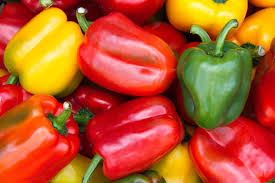
%> input picture basic-histogram/pepper2.jpg, 275 x 183 px
$ octave hist-grey.m   (GNU Octave 9; MATLAB toolbox functions it lacks are replaced by stand-ins)
%> lines starting %> are read from the running program, lines starting %| are printed output that depends on the picture; in (x1, y1, x2, y2) boxes, pixels count from 0 and x2, y2 are one past the last pixel; in counts of white or black regions, pixels touching at a corner belong together; the program's own positions count from 1
original = imread('pepper2.jpg');
%> original is the input picture: size 183x275x3 uint8; mean R, G, B 186.5, 87.8, 40.9
bw = im2bw(original);
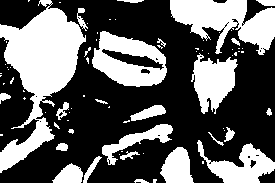
%> bw: size 183x275 logical; 37.7% white; 76 white regions (50 under 20 px), largest, box (x1, y1, x2, y2) and area: (0, 0, 86, 173) 6397, (170, 0, 275, 55) 3261, (92, 31, 167, 87) 2429
gray = rgb2gray(original);
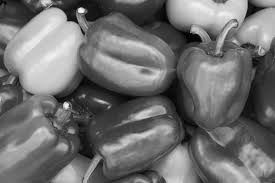
%> gray: size 183x275 uint8; min 1, max 249, mean 112

figure
subplot(2,1,1), imshow(gray), title('Gray');
subplot(2,1,2), imhist(gray);
impixelinfo;
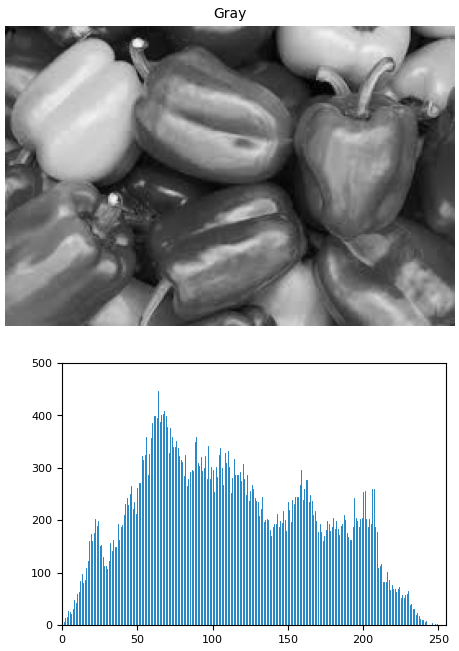
%> figure redrawn from the program's plot data, 2 panels
